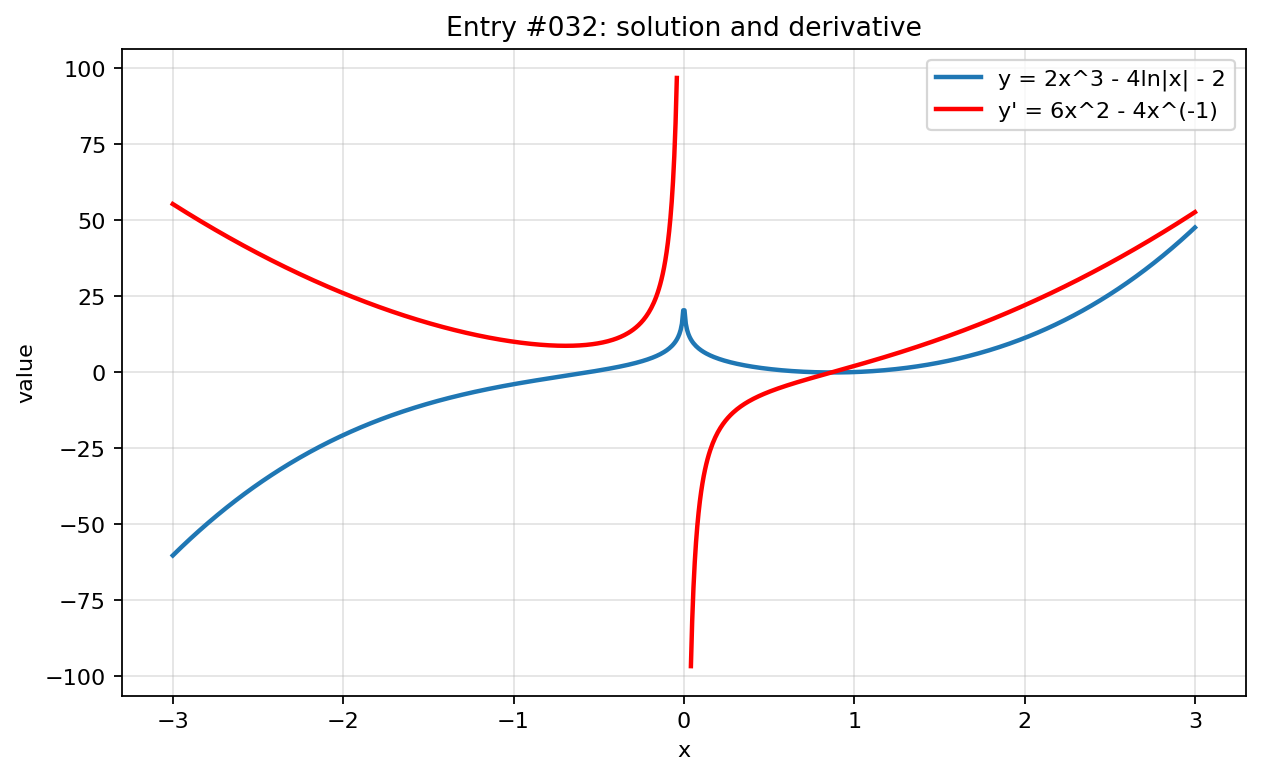

The Python source for this figure:
import numpy as np
import matplotlib.pyplot as plt

x = np.linspace(-3, 3, 800)

with np.errstate(divide="ignore", invalid="ignore", over="ignore"):
    y = 2*x**3 - 4*np.log(np.abs(x)) - 2
    y_prime = 6*x**2 - 4/x


def mask(values, limit=100):
    return np.where(np.isfinite(values) & (np.abs(values) <= limit), values, np.nan)

y = mask(y)
y_prime = mask(y_prime)
plt.figure(figsize=(8, 5))
plt.plot(x, y, label="y = 2x^3 - 4ln|x| - 2", linewidth=2)
plt.plot(x, y_prime, label="y' = 6x^2 - 4x^(-1)", linewidth=2, color="red")
plt.title("Entry #032: solution and derivative")
plt.xlabel("x")
plt.ylabel("value")
plt.grid(True, alpha=0.35)
plt.legend()
plt.tight_layout()
plt.show()
